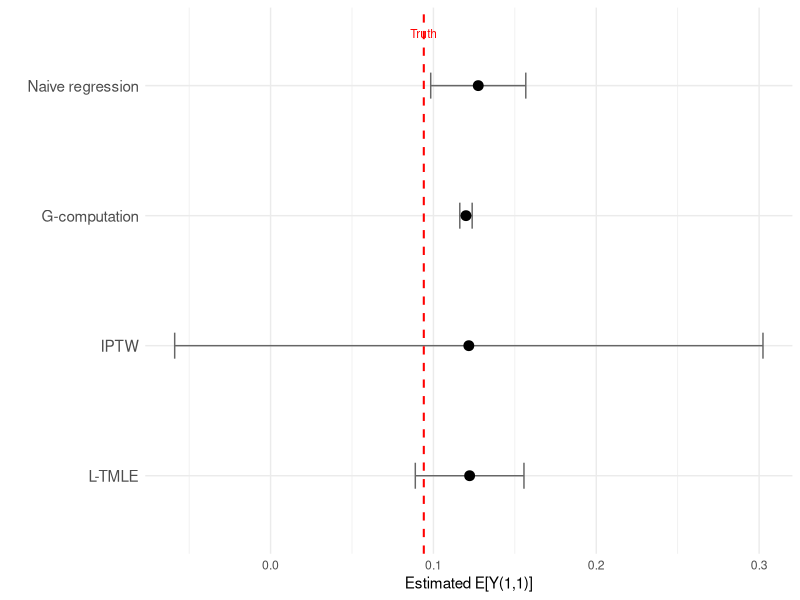

This figure's R source:
## ---- chunk 1
#| include: false
library(tidyverse)
knitr::opts_chunk$set(
  collapse = TRUE,
  comment = "#>",
  fig.width = 7,
  fig.height = 4,
  fig.align = "center"
)
logit <- function(p) log(p / (1 - p))
## ---- chunk 2
set.seed(2026)
# n = 1000 keeps the by-hand walkthrough fast in both the static and
# the WebR (interactive) builds. The conceptual companion chapter and
# this chapter share the same data-generating process and seed.
n <- 1000

W_age    <- rnorm(n, mean = 40, sd = 10)
W_male   <- rbinom(n, 1, 0.6)
W_cd4_bl <- pmax(50, rnorm(n, mean = 350, sd = 120))
W_vl_bl  <- rnorm(n, mean = 4.2, sd = 0.7)
W <- 0.01 * (W_age - 40) - 0.001 * (W_cd4_bl - 350) + 0.2 * W_vl_bl - 0.1 * W_male

g1_true <- plogis(0.3 + 0.5 * W)
A1 <- rbinom(n, 1, g1_true)
L1 <- rnorm(n, mean = 0.3 * W + 1.2 * A1, sd = 1)  # strong treatment -> confounder
g2_true <- plogis(-0.5 + 0.8 * L1 + 0.3 * A1)       # strong confounder -> treatment
A2 <- rbinom(n, 1, g2_true)
Y <- rbinom(n, 1, plogis(-0.8 - 0.4 * A1 - 0.5 * A2 - 0.6 * L1 + 0.2 * W))  # strong L1 effect

dat <- tibble(W, A1, L1, A2, Y)
## ---- chunk 3
# Oracle truth (separate seed, large MC sample)
set.seed(9999)
n_mc <- 100000
W_mc <- rep(W, length.out = n_mc)
L1_cf11 <- rnorm(n_mc, mean = 0.3 * W_mc + 1.2, sd = 1)
Y_cf11  <- plogis(-0.8 - 0.4 - 0.5 - 0.6 * L1_cf11 + 0.2 * W_mc)
true_EY_11 <- mean(Y_cf11)
cat("True E[Y(1,1)]:", round(true_EY_11, 4), "\n")
## ---- chunk 4
# Time 1: P(A1 = 1 | W)
g1_mod <- glm(A1 ~ W, family = binomial, data = dat)
g1_hat <- pmax(0.01, pmin(0.99, predict(g1_mod, type = "response")))  # <1>

# Time 2: P(A2 = 1 | A1, L1, W)
g2_mod <- glm(A2 ~ L1 + A1 + W, family = binomial, data = dat)
g2_hat <- pmax(0.01, pmin(0.99, predict(g2_mod, type = "response")))

# Evaluate g2 under the intervention value A1=1
g2_under_a1 <- pmax(0.01, pmin(0.99,
  predict(g2_mod, newdata = dat %>% mutate(A1 = 1), type = "response")))  # <2>

# Cumulative probability of following "always adhere"
g_cumulative <- g1_hat * g2_under_a1  # <3>
cat("Cumulative g range:", round(range(g_cumulative), 3), "\n")
## ---- chunk 5
Q2_mod <- glm(Y ~ A2 + L1 + A1 + W + A1:A2, family = binomial, data = dat)
Q2_A2is1 <- predict(Q2_mod, newdata = dat %>% mutate(A2 = 1), type = "response")
cat("Q2(A2=1) range:", round(range(Q2_A2is1), 4), "\n")
## ---- chunk 6
Q1_mod <- glm(Q2_A2is1 ~ A1 + W, family = quasibinomial, data = dat)
Q1_A1is1 <- predict(Q1_mod, newdata = dat %>% mutate(A1 = 1), type = "response")
cat("G-computation estimate E[Y(1,1)]:", round(mean(Q1_A1is1), 4), "\n")
cat("True E[Y(1,1)]:                  ", round(true_EY_11, 4), "\n")
## ---- chunk 7
H2 <- (dat$A1 == 1 & dat$A2 == 1) / (g1_hat * g2_under_a1)  # <1>
QA_init_t2 <- predict(Q2_mod, type = "response")

# Fluctuation model
fluc2 <- glm(dat$Y ~ -1 + offset(logit(QA_init_t2)) + H2, family = binomial)  # <2>
eps2 <- coef(fluc2)

# Update Q2 predictions under A2=1
Q2_star <- plogis(logit(Q2_A2is1) + eps2 / (g1_hat * g2_under_a1))  # <3>
cat("Epsilon at time 2:", round(eps2, 5), "\n")
## ---- chunk 8
Q1_mod_updated <- glm(Q2_star ~ A1 + W, family = quasibinomial, data = dat)  # <1>
Q1_updated <- predict(Q1_mod_updated, type = "response")
Q1_under_a1 <- predict(Q1_mod_updated, newdata = dat %>% mutate(A1 = 1), type = "response")

H1 <- (dat$A1 == 1) / g1_hat

fluc1 <- glm(Q2_star ~ -1 + offset(logit(Q1_updated)) + H1, family = quasibinomial)  # <2>
eps1 <- coef(fluc1)

Q1_star <- plogis(logit(Q1_under_a1) + eps1 / g1_hat)  # <3>
cat("Epsilon at time 1:", round(eps1, 5), "\n")
## ---- chunk 9
ltmle_est_11 <- mean(Q1_star)
cat("L-TMLE estimate E[Y(1,1)]:", round(ltmle_est_11, 4), "\n")
cat("True E[Y(1,1)]:           ", round(true_EY_11, 4), "\n")
## ---- chunk 10
naive_mod <- glm(Y ~ A1 + A2 + L1 + W, family = binomial, data = dat)
naive_pred_11 <- mean(predict(naive_mod, newdata = dat %>% mutate(A1 = 1, A2 = 1), type = "response"))

iptw_w <- ifelse(dat$A1 == 1 & dat$A2 == 1, 1 / (g1_hat * g2_hat), 0)
iptw_est <- sum(iptw_w * dat$Y) / sum(iptw_w)

# --- Confidence intervals via influence curves ---

# Naive regression CI (influence curve for standardized mean)
naive_p1 <- predict(naive_mod, newdata = dat %>% mutate(A1 = 1, A2 = 1), type = "response")
naive_resid <- dat$Y - predict(naive_mod, type = "response")
naive_H <- ifelse(dat$A1 == 1 & dat$A2 == 1, 1, 0)
naive_ic <- naive_p1 - naive_pred_11 + naive_H * naive_resid / mean(naive_H)
naive_se <- sd(naive_ic) / sqrt(n)

# G-computation CI (use the TMLE-style IC with Q1 model)
gcomp_resid <- Q2_A2is1 - predict(Q1_mod, type = "response")
gcomp_ic <- Q1_A1is1 - mean(Q1_A1is1) + ifelse(dat$A1 == 1, 1, 0) * gcomp_resid / mean(dat$A1 == 1)
gcomp_se <- sd(gcomp_ic) / sqrt(n)

# IPTW CI
iptw_num <- iptw_w * dat$Y
iptw_den <- sum(iptw_w)
iptw_ic <- (iptw_num - iptw_est * iptw_w) / mean(iptw_w > 0)
iptw_se <- sd(iptw_ic[iptw_w > 0]) / sqrt(sum(iptw_w > 0))

# L-TMLE CI (from efficient influence curve)
Qstar_obs <- Q1_star  # targeted Q under the (1,1) regime (same for all under always-treat)
H_obs_ltmle <- ifelse(dat$A1 == 1 & dat$A2 == 1,
                       1 / (g1_hat * g2_under_a1), 0)
ltmle_ic <- H_obs_ltmle * (dat$Y - predict(Q2_mod, type = "response")) +
            Q1_star - ltmle_est_11
ltmle_se <- sd(ltmle_ic) / sqrt(n)

comparison <- tibble(
  Method = c("True E[Y(1,1)]", "Naive regression", "G-computation", "IPTW", "L-TMLE"),
  Estimate = c(true_EY_11, naive_pred_11, mean(Q1_A1is1), iptw_est, ltmle_est_11),
  SE = c(NA, naive_se, gcomp_se, iptw_se, ltmle_se),
  Lower = Estimate - 1.96 * SE,
  Upper = Estimate + 1.96 * SE
)
comparison |> mutate(across(where(is.numeric), ~ round(.x, 4))) |> as.data.frame()
## ---- chunk 11
#| label: fig-estimator-comparison
#| fig-cap: "Comparison of estimators for the counterfactual failure rate under sustained high adherence. Error bars show 95% confidence intervals. The dashed red line marks the true value."
#| code-fold: true
plot_df <- comparison |> filter(Method != "True E[Y(1,1)]")

ggplot(plot_df, aes(x = Estimate, y = factor(Method, levels = rev(plot_df$Method)))) +
  geom_errorbarh(aes(xmin = Lower, xmax = Upper), height = 0.2, color = "grey40") +
  geom_point(size = 3) +
  geom_vline(xintercept = true_EY_11, linetype = "dashed", color = "red", linewidth = 0.7) +
  annotate("text", x = true_EY_11, y = 4.4, label = "Truth", color = "red", size = 3) +
  labs(x = "Estimated E[Y(1,1)]", y = "") +
  theme_minimal() +
  theme(axis.text.y = element_text(size = 11))
